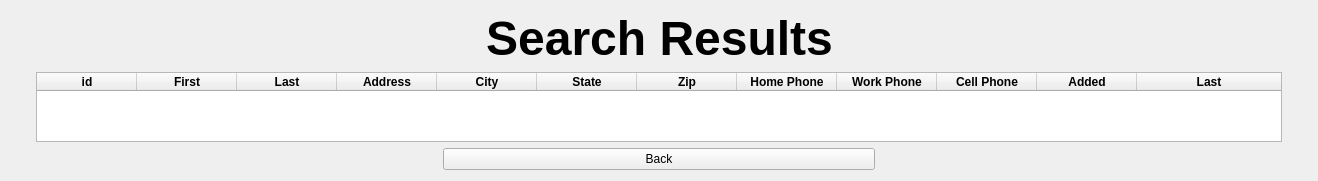
      <widget class="QWidget" name="search_result_page">
       <layout class="QVBoxLayout" name="verticalLayout_19">
        <item>
         <layout class="QHBoxLayout" name="horizontalLayout_4">
          <item>
           <spacer name="horizontalSpacer_32">
            <property name="orientation">
             <enum>Qt::Horizontal</enum>
            </property>
            <property name="sizeHint" stdset="0">
             <size>
              <width>40</width>
              <height>20</height>
             </size>
            </property>
           </spacer>
          </item>
          <item>
           <widget class="QLabel" name="label_18">
            <property name="font">
             <font>
              <pointsize>36</pointsize>
              <weight>75</weight>
              <bold>true</bold>
             </font>
            </property>
            <property name="text">
             <string>Search Results</string>
            </property>
            <property name="alignment">
             <set>Qt::AlignCenter</set>
            </property>
           </widget>
          </item>
          <item>
           <spacer name="horizontalSpacer_33">
            <property name="orientation">
             <enum>Qt::Horizontal</enum>
            </property>
            <property name="sizeHint" stdset="0">
             <size>
              <width>40</width>
              <height>20</height>
             </size>
            </property>
           </spacer>
          </item>
         </layout>
        </item>
        <item>
         <layout class="QHBoxLayout" name="horizontalLayout_6" stretch="2,100,2">
          <item>
           <spacer name="horizontalSpacer_34">
            <property name="orientation">
             <enum>Qt::Horizontal</enum>
            </property>
            <property name="sizeHint" stdset="0">
             <size>
              <width>40</width>
              <height>20</height>
             </size>
            </property>
           </spacer>
          </item>
          <item>
           <widget class="QTableWidget" name="search_result_table">
            <property name="sizeAdjustPolicy">
             <enum>QAbstractScrollArea::AdjustToContents</enum>
            </property>
            <property name="editTriggers">
             <set>QAbstractItemView::EditKeyPressed</set>
            </property>
            <property name="showGrid">
             <bool>true</bool>
            </property>
            <property name="columnCount">
             <number>12</number>
            </property>
            <attribute name="horizontalHeaderStretchLastSection">
             <bool>true</bool>
            </attribute>
            <column>
             <property name="text">
              <string>id</string>
             </property>
             <property name="font">
              <font>
               <weight>75</weight>
               <bold>true</bold>
              </font>
             </property>
            </column>
            <column>
             <property name="text">
              <string>First</string>
             </property>
             <property name="font">
              <font>
               <weight>75</weight>
               <bold>true</bold>
              </font>
             </property>
            </column>
            <column>
             <property name="text">
              <string>Last</string>
             </property>
             <property name="font">
              <font>
               <weight>75</weight>
               <bold>true</bold>
              </font>
             </property>
            </column>
            <column>
             <property name="text">
              <string>Address</string>
             </property>
             <property name="font">
              <font>
               <weight>75</weight>
               <bold>true</bold>
              </font>
             </property>
            </column>
            <column>
             <property name="text">
              <string>City</string>
             </property>
             <property name="font">
              <font>
               <weight>75</weight>
               <bold>true</bold>
              </font>
             </property>
            </column>
            <column>
             <property name="text">
              <string>State</string>
             </property>
             <property name="font">
              <font>
               <weight>75</weight>
               <bold>true</bold>
              </font>
             </property>
            </column>
            <column>
             <property name="text">
              <string>Zip</string>
             </property>
             <property name="font">
              <font>
               <weight>75</weight>
               <bold>true</bold>
              </font>
             </property>
            </column>
            <column>
             <property name="text">
              <string>Home Phone</string>
             </property>
             <property name="font">
              <font>
               <weight>75</weight>
               <bold>true</bold>
              </font>
             </property>
            </column>
            <column>
             <property name="text">
              <string>Work Phone</string>
             </property>
             <property name="font">
              <font>
               <weight>75</weight>
               <bold>true</bold>
              </font>
             </property>
            </column>
            <column>
             <property name="text">
              <string>Cell Phone</string>
             </property>
             <property name="font">
              <font>
               <weight>75</weight>
               <bold>true</bold>
              </font>
             </property>
            </column>
            <column>
             <property name="text">
              <string>Added</string>
             </property>
             <property name="font">
              <font>
               <weight>75</weight>
               <bold>true</bold>
              </font>
             </property>
            </column>
            <column>
             <property name="text">
              <string>Last</string>
             </property>
             <property name="font">
              <font>
               <weight>75</weight>
               <bold>true</bold>
              </font>
             </property>
            </column>
           </widget>
          </item>
          <item>
           <spacer name="horizontalSpacer_35">
            <property name="orientation">
             <enum>Qt::Horizontal</enum>
            </property>
            <property name="sizeHint" stdset="0">
             <size>
              <width>40</width>
              <height>20</height>
             </size>
            </property>
           </spacer>
          </item>
         </layout>
        </item>
        <item>
         <layout class="QHBoxLayout" name="horizontalLayout_5">
          <item>
           <spacer name="horizontalSpacer_5">
            <property name="orientation">
             <enum>Qt::Horizontal</enum>
            </property>
            <property name="sizeType">
             <enum>QSizePolicy::Expanding</enum>
            </property>
            <property name="sizeHint" stdset="0">
             <size>
              <width>353</width>
              <height>20</height>
             </size>
            </property>
           </spacer>
          </item>
          <item>
           <widget class="QPushButton" name="back_btn_search_result">
            <property name="sizePolicy">
             <sizepolicy hsizetype="Expanding" vsizetype="Fixed">
              <horstretch>0</horstretch>
              <verstretch>0</verstretch>
             </sizepolicy>
            </property>
            <property name="text">
             <string>Back</string>
            </property>
           </widget>
          </item>
          <item>
           <spacer name="horizontalSpacer_4">
            <property name="orientation">
             <enum>Qt::Horizontal</enum>
            </property>
            <property name="sizeType">
             <enum>QSizePolicy::Expanding</enum>
            </property>
            <property name="sizeHint" stdset="0">
             <size>
              <width>353</width>
              <height>20</height>
             </size>
            </property>
           </spacer>
          </item>
         </layout>
        </item>
       </layout>
      </widget>
